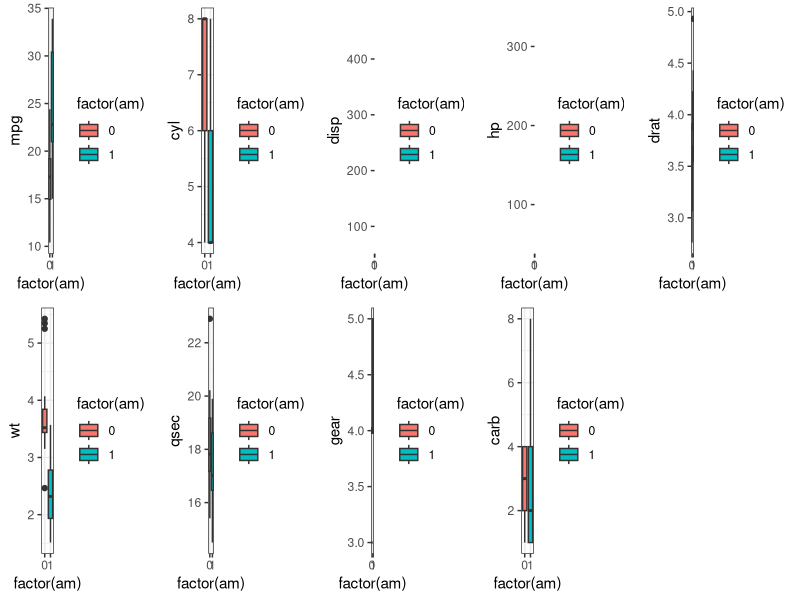
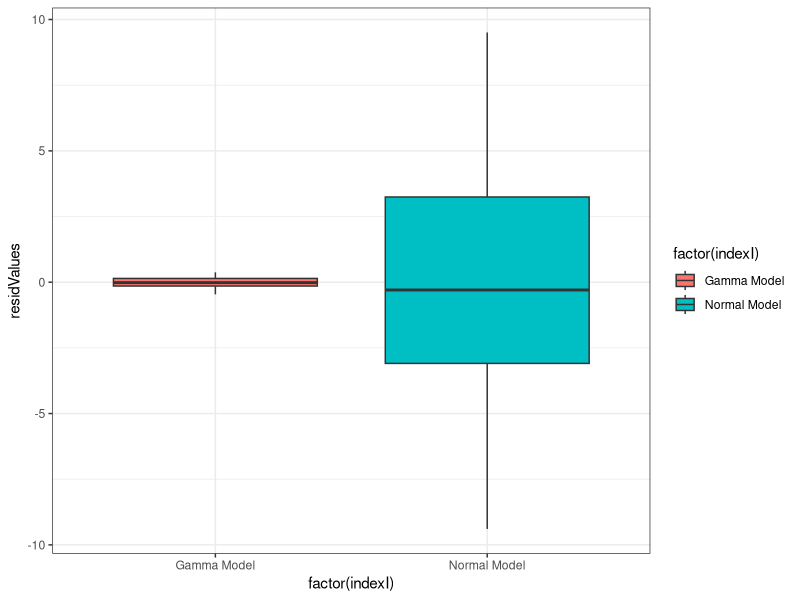
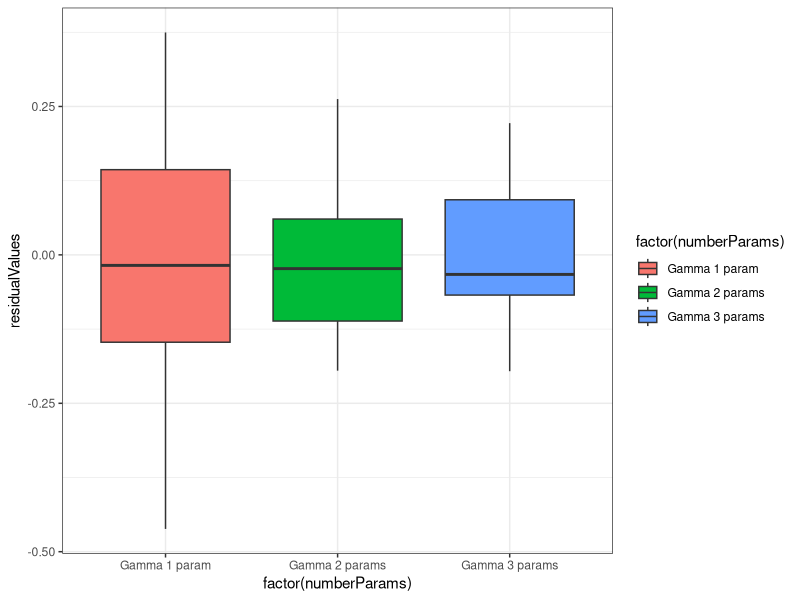

Source code (R) for these figures, in order:
## ---- chunk 1
data("mtcars")
head(mtcars,2)
## ---- chunk 2
part1<-subset(mtcars,am==0)
part2<-subset(mtcars,am==1)
library(ggplot2)
library(gridExtra)
library(grid)
library(lattice)

x1<-ggplot(aes(y = mpg, x = factor(am),fill=factor(am)), data = mtcars) + geom_boxplot()+ theme_bw()
x2<-ggplot(aes(y = cyl, x = factor(am),fill=factor(am)), data = mtcars) + geom_boxplot()+ theme_bw()
x3<-ggplot(aes(y = disp, x = factor(am),fill=factor(am)), data = mtcars) + geom_boxplot()+ theme_bw()
x4<-ggplot(aes(y = hp, x = factor(am),fill=factor(am)), data = mtcars) + geom_boxplot()+ theme_bw()
x5<-ggplot(aes(y = drat, x = factor(am),fill=factor(am)), data = mtcars) + geom_boxplot()+ theme_bw()
x6<-ggplot(aes(y = wt, x = factor(am),fill=factor(am)), data = mtcars) + geom_boxplot()+ theme_bw()
x7<-ggplot(aes(y = qsec, x = factor(am),fill=factor(am)), data = mtcars) + geom_boxplot()+ theme_bw()
x8<-ggplot(aes(y = gear, x = factor(am),fill=factor(am)), data = mtcars) + geom_boxplot()+ theme_bw()
x9<-ggplot(aes(y = carb, x = factor(am),fill=factor(am)), data = mtcars) + geom_boxplot()+ theme_bw()

grid.arrange(x1, x2, x3, x4,x5,x6,x7,x8,x9, ncol=5)

## ---- chunk 3
ks.test(mtcars[mtcars$am==1,]$mpg,mtcars[mtcars$am==0,]$mpg,"pgamma")
## ---- chunk 4
mdlN<-lm(mpg~factor(am)-1,data=mtcars)
mdlG<-glm(mpg~factor(am)-1,data=mtcars,family=Gamma)

residG<-resid(mdlG)
residN<-resid(mdlN)
indexI<-c(rep("Normal Model",length(resid((mdlG)))),rep("Gamma Model",length(resid((mdlG)))))

residValues<-c(residN,residG)

df<-data.frame(residValues,indexI)
ggplot(aes(y = residValues, x = factor(indexI),fill=factor(indexI)), data = df) + geom_boxplot()+ theme_bw()
## ---- chunk 5
mdlG$coefficients
## ---- chunk 6
mdlG2<-glm(mpg~factor(am)+wt -1,data=mtcars,family=Gamma)
mdlG2$coefficients
## ---- chunk 7
mdlG3<-glm(mpg~factor(am)+wt + cyl -1,data=mtcars,family=Gamma)
mdlG3$coefficients

## ---- chunk 8
residG1<-resid(mdlG)
residG2<-resid(mdlG2)
residG3<-resid(mdlG3)
numberParams<-c(rep("Gamma 1 param",length(resid((mdlG)))),
           rep("Gamma 2 params",length(resid((mdlG2)))),
           rep("Gamma 3 params",length(resid((mdlG3)))))

residualValues<-c(residG1,residG2,residG3)

df1<-data.frame(residualValues,numberParams)
ggplot(aes(y = residualValues, x = factor(numberParams),fill=factor(numberParams)), data = df1) + geom_boxplot()+ theme_bw()

sums<-c(sum(residG1^2),sum(residG2^2),sum(residG3^2))
sums
## ---- chunk 9
anova(mdlG,mdlG2,mdlG3,test="Chisq")
## ---- chunk 10
part1<-subset(mtcars,am==0)
part2<-subset(mtcars,am==1)
# please uncomment the four following lines
#library(ggplot2)
#library(gridExtra)
#library(grid)
#library(lattice)

x1<-ggplot(aes(y = mpg, x = factor(am),fill=factor(am)), data = mtcars) + geom_boxplot()+ theme_bw()
x2<-ggplot(aes(y = cyl, x = factor(am),fill=factor(am)), data = mtcars) + geom_boxplot()+ theme_bw()
x3<-ggplot(aes(y = disp, x = factor(am),fill=factor(am)), data = mtcars) + geom_boxplot()+ theme_bw()
x4<-ggplot(aes(y = hp, x = factor(am),fill=factor(am)), data = mtcars) + geom_boxplot()+ theme_bw()
x5<-ggplot(aes(y = drat, x = factor(am),fill=factor(am)), data = mtcars) + geom_boxplot()+ theme_bw()
x6<-ggplot(aes(y = wt, x = factor(am),fill=factor(am)), data = mtcars) + geom_boxplot()+ theme_bw()
x7<-ggplot(aes(y = qsec, x = factor(am),fill=factor(am)), data = mtcars) + geom_boxplot()+ theme_bw()
x8<-ggplot(aes(y = gear, x = factor(am),fill=factor(am)), data = mtcars) + geom_boxplot()+ theme_bw()
x9<-ggplot(aes(y = carb, x = factor(am),fill=factor(am)), data = mtcars) + geom_boxplot()+ theme_bw()
 # please , uncomment the following line :
#grid.arrange(x1, x2, x3, x4,x5,x6,x7,x8,x9, ncol=5)

## ---- chunk 11
mdlN<-lm(mpg~factor(am)-1,data=mtcars)
mdlG<-glm(mpg~factor(am)-1,data=mtcars,family=Gamma)

residG<-resid(mdlG)
residN<-resid(mdlN)
indexI<-c(rep("Normal Model",length(resid((mdlG)))),rep("Gamma Model",length(resid((mdlG)))))

residValues<-c(residN,residG)

df<-data.frame(residValues,indexI)
# please , uncomment the following lines
#ggplot(aes(y = residValues, x = factor(indexI),fill=factor(indexI)), data = df) + geom_boxplot()+ theme_bw()
## ---- chunk 12

mdlG2<-glm(mpg~factor(am)+wt -1,data=mtcars,family=Gamma)
mdlG3<-glm(mpg~factor(am)+wt + cyl -1,data=mtcars,family=Gamma)
# please ,  uncomment the following lines
#mdlG$coefficients
#mdlG2$coefficients
#mdlG3$coefficients
#anova(mdlG,mdlG2,mdlG3,test="Chisq")
